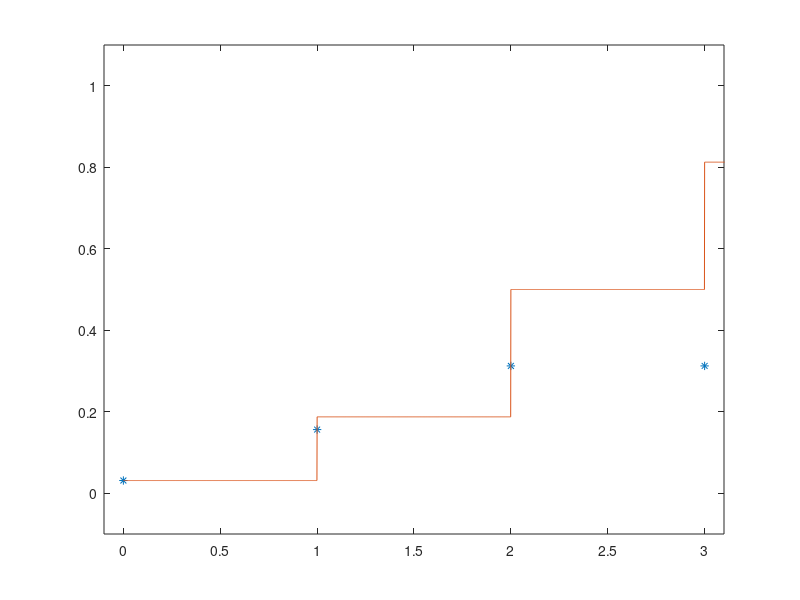

This chart was generated by the following MATLAB code:
n=input('Number of trials: ')
f1=binopdf(0:n, n, 1/2);
plot(0:n, f1);
A=[0:n;binopdf(0:n, n, 1/2)];

x=0:0.001:n;
f2=binocdf(x, n, 1/2);
plot(x, f2);

plot(0:n, f1, '*')
hold on
plot(x, f2);
axis([-0.1,3.1,-0.1,1.1]);

hold off
